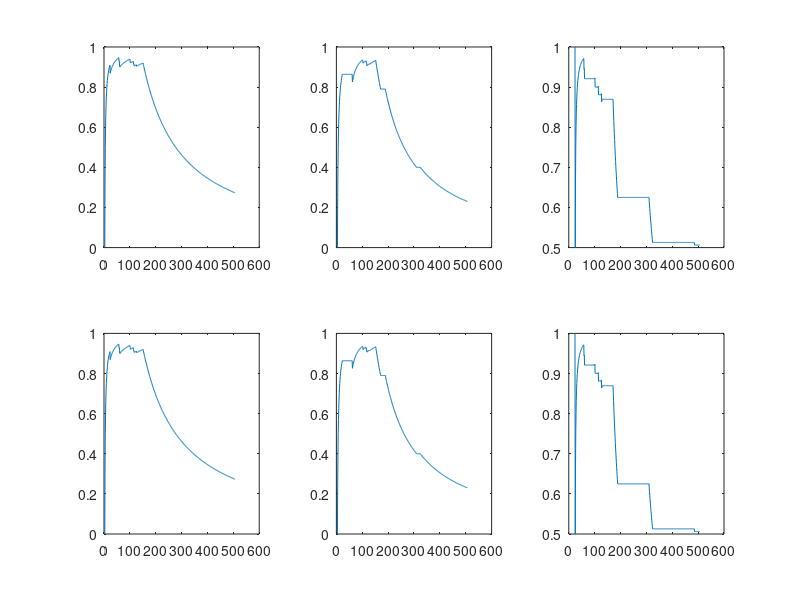
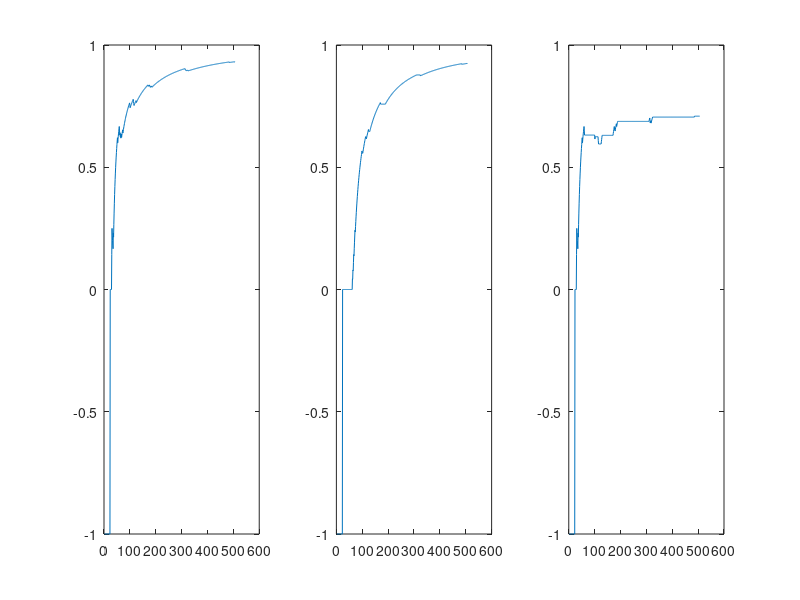
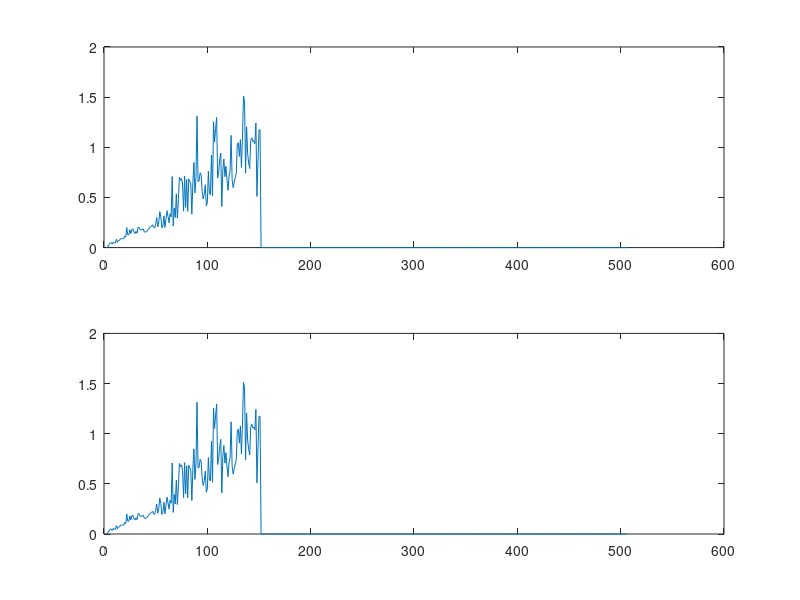
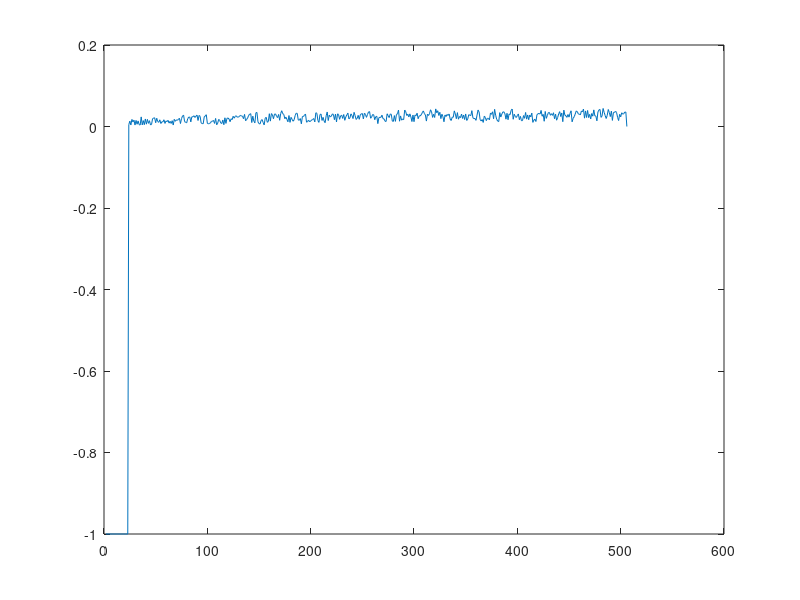

Source code (MATLAB) for these figures, in order:
% SERIAL
load experimentResultsSerial
[max_K, N] = size(baseline_correctness_serial);
% transform the prediction hits/misses into a rates incrementally
% clustering-based
% K x N x total rate/1-rate/0-rate
baseline_hit_rates = zeros(max_K, N, 3);
for K = [2:max_K]
  for n = 2:N
    baseline_hit_rate(K, n, 1) = sum(baseline_correctness_serial(K, 2:n))/(n - 1);
    baseline_hit_rate(K, n, 2) = sum(baseline_correctness_serial(2, logical(d(2:n)))) / sum(d(2:n));
    baseline_hit_rate(K, n, 3) = sum(baseline_correctness_serial(2, ~logical(d(2:n)))) / sum(!d(2:n));
  endfor
endfor
% SVM
% total rate/1-rate/0-rate
svm_hit_rate = zeros(3, N);
for n = 2:N
  % get the values that count at all
  valid_idxs = svm_correctness_serial(2:n) > -1;
  % count the hits
  svm_hits = svm_correctness_serial(2:n) .* double(valid_idxs);
  if(sum(double(valid_idxs)) > 0)
    svm_hit_rate(1, n) = sum(svm_hits) / sum(double(valid_idxs));
    svm_hit_rate(2, n) = sum(svm_hits .* d(2:n))/ sum(d(2:n));
    svm_hit_rate(3, n) = sum(svm_hits .* !d(2:n))/ sum(!d(2:n));
  else
    svm_hit_rate(1, n) = -1;
    svm_hit_rate(2, n) = -1;
    svm_hit_rate(3, n) = -1;
  endif
endfor
% hit rate - baseline
figure()
for K = 2:max_K
  % total rate
  subplot(max_K - 1, 3, 3*(K - 2) + 1)
  plot([2:N], baseline_hit_rate(2, 2:end, 1));
  % 1-rate
  subplot(max_K - 1, 3, 3*(K - 2) + 2)
  plot([2:N], baseline_hit_rate(2, 2:end, 2));
  % 0-rate
  subplot(max_K - 1, 3, 3*(K - 2) + 3)
  plot([2:N], baseline_hit_rate(2, 2:end, 3));
endfor
% hit rate - SVM
figure()
subplot(1, 3, 1);
plot([2:N], svm_hit_rate(1, 2:end));
subplot(1, 3, 2);
plot([2:N], svm_hit_rate(2, 2:end));
subplot(1, 3, 3);
plot([2:N], svm_hit_rate(3, 2:end));
% learning - baseline
figure()
for K = [2:max_K]
  subplot(max_K - 1, 1, K - 1)
  plot([2:N], baseline_training_serial(2, 2:end));
endfor
% learning - SVM
figure()
plot([2:N], svm_training_serial(2:end));
% prediction - baseline
figure()
for K = [2:max_K]
  subplot(max_K - 1, 1, K - 1)
  plot([2:N], baseline_prediction_serial(2, 2:end));
endfor
% prediction - SVM
figure()
plot([2:N], svm_prediction_serial(2:end));

